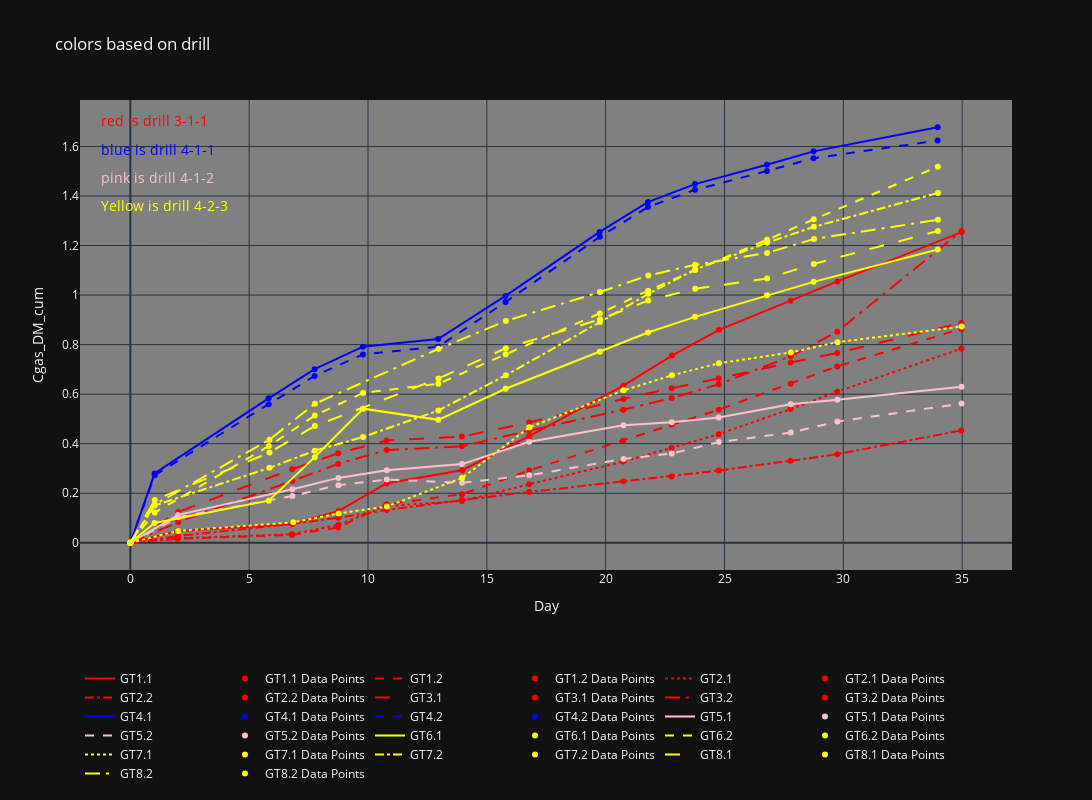

Write notebook code for a chart like this one.
### Code cell
# sample_list_drilling_3_1_1 = ["GT1.1", "GT1.2", "GT2.1", "GT2.2", "GT3.1", "GT3.2"]
# sample_list_drilling_4_1_1 = ["GT4.1", "GT4.2"]
# sample_list_drilling_4_1_2 = ["GT5.1", "GT5.2"]
# sample_list_drilling_4_2_3 = ["GT6.1", "GT6.2", "GT7.1", "GT7.2", "GT8.1", "GT8.2"]

import plotly.graph_objects as go

# Define the line styles
line_styles = ['solid', 'dash', 'dot', 'dashdot', 'longdash', 'longdashdot', 'dot', 'dash']

# Create the figure
fig = go.Figure()

# Modify the layout with the desired figure size
fig.update_layout(
    width=15*80,  # 80 pixels per unit width
    height=10*80,  # 80 pixels per unit height
)


# Iterate over sample_list_drilling_3_1_1
for i, sheet_name in enumerate(sample_list_drilling_3_1_1):
    df = dict_data_frames[sheet_name]

    # Drop the rows where 'CumulativeColumn' is NaN
    df_dropped = df.dropna(subset=['Cgas_DM_cum'])

    # Add the line trace
    fig.add_trace(go.Scatter(
        x=df_dropped['Day'],
        y=df_dropped['Cgas_DM_cum'],
        mode='lines',
        name=sheet_name,
        line=dict(color='red', dash=line_styles[i])
    ))

    # Add the scatter trace
    fig.add_trace(go.Scatter(
        x=df_dropped['Day'],
        y=df_dropped['Cgas_DM_cum'],
        mode='markers',
        name=f'{sheet_name} Data Points',
        marker=dict(color='red')
    ))

# Iterate over sample_list_drilling_4_1_1
for i, sheet_name in enumerate(sample_list_drilling_4_1_1):
    df = dict_data_frames[sheet_name]

    # Drop the rows where 'CumulativeColumn' is NaN
    df_dropped = df.dropna(subset=['Cgas_DM_cum'])

    # Add the line trace
    fig.add_trace(go.Scatter(
        x=df_dropped['Day'],
        y=df_dropped['Cgas_DM_cum'],
        mode='lines',
        name=sheet_name,
        line=dict(color='blue', dash=line_styles[i])
    ))

    # Add the scatter trace
    fig.add_trace(go.Scatter(
        x=df_dropped['Day'],
        y=df_dropped['Cgas_DM_cum'],
        mode='markers',
        name=f'{sheet_name} Data Points',
        marker=dict(color='blue')
    ))

# Iterate over sample_list_drilling_4_1_2
for i, sheet_name in enumerate(sample_list_drilling_4_1_2):
    df = dict_data_frames[sheet_name]

    # Drop the rows where 'CumulativeColumn' is NaN
    df_dropped = df.dropna(subset=['Cgas_DM_cum'])

    # Add the line trace
    fig.add_trace(go.Scatter(
        x=df_dropped['Day'],
        y=df_dropped['Cgas_DM_cum'],
        mode='lines',
        name=sheet_name,
        line=dict(color='pink', dash=line_styles[i])
    ))

    # Add the scatter trace
    fig.add_trace(go.Scatter(
        x=df_dropped['Day'],
        y=df_dropped['Cgas_DM_cum'],
        mode='markers',
        name=f'{sheet_name} Data Points',
        marker=dict(color='pink')
    ))

# Iterate over sample_list_drilling_4_2_3
for i, sheet_name in enumerate(sample_list_drilling_4_2_3):
    df = dict_data_frames[sheet_name]

    # Drop the rows where 'CumulativeColumn' is NaN
    df_dropped = df.dropna(subset=['Cgas_DM_cum'])

    # Add the line trace
    fig.add_trace(go.Scatter(
        x=df_dropped['Day'],
        y=df_dropped['Cgas_DM_cum'],
        mode='lines',
        name=sheet_name,
        line=dict(color='yellow', dash=line_styles[i])
    ))

    # Add the scatter trace
    fig.add_trace(go.Scatter(
        x=df_dropped['Day'],
        y=df_dropped['Cgas_DM_cum'],
        mode='markers',
        name=f'{sheet_name} Data Points',
        marker=dict(color='yellow')
    ))


# Add legend-like text annotations
fig.add_annotation(
    xref='paper',
    yref='paper',
    x=0.02,
    y=0.98,
    text='red is drill 3-1-1',
    showarrow=False,
    font=dict(size=14, color='red')
)

# Add legend-like text annotations
fig.add_annotation(
    xref='paper',
    yref='paper',
    x=0.02,
    y=0.92,
    text='blue is drill 4-1-1',
    showarrow=False,
    font=dict(size=14, color='blue')
)

# Add legend-like text annotations
fig.add_annotation(
    xref='paper',
    yref='paper',
    x=0.02,
    y=0.86,
    text='pink is drill 4-1-2',
    showarrow=False,
    font=dict(size=14, color='pink')
)

# Add legend-like text annotations
fig.add_annotation(
    xref='paper',
    yref='paper',
    x=0.02,
    y=0.8,
    text='Yellow is drill 4-2-3',
    showarrow=False,
    font=dict(size=14, color='yellow')
)

# Update the layout
fig.update_layout(
    title='colors based on drill',
    xaxis=dict(title='Day'),
    yaxis=dict(title='Cgas_DM_cum'),
    showlegend=True,
    legend=dict(
        x=0,
        y=-0.2,
        orientation='h',
        traceorder='normal'
    ),
    plot_bgcolor='grey'  # Set the plot background color to white
)

# Show the chart
fig.show()

### Figure 1 — Plotly figure (JSON) as saved in the notebook; plotly's stock layout.template omitted (floating-point values rounded to 4 significant figures)
{"data": [{"line": {"color": "red", "dash": "solid"}, "mode": "lines", "name": "GT1.1", "x": [0.0, 2.0, 6.818, 8.757, 10.79, 13.96, 16.78, 20.75, 22.79, 24.77, 27.78, 29.76, 34.98], "y": [0.0, 0.04751, 0.07531, 0.1279, 0.2405, 0.293, 0.4303, 0.6346, 0.7557, 0.8597, 0.9774, 1.055, 1.254], "type": "scatter"}, {"marker": {"color": "red"}, "mode": "markers", "name": "GT1.1 Data Points", "x": [0.0, 2.0, 6.818, 8.757, 10.79, 13.96, 16.78, 20.75, 22.79, 24.77, 27.78, 29.76, 34.98], "y": [0.0, 0.04751, 0.07531, 0.1279, 0.2405, 0.293, 0.4303, 0.6346, 0.7557, 0.8597, 0.9774, 1.055, 1.254], "type": "scatter"}, {"line": {"color": "red", "dash": "dash"}, "mode": "lines", "name": "GT1.2", "x": [0.0, 1.99, 6.806, 8.745, 10.78, 13.95, 16.78, 20.74, 22.77, 24.76, 27.78, 29.74, 34.97], "y": [0.0, 0.01603, 0.0317, 0.06161, 0.1551, 0.1962, 0.2919, 0.4117, 0.4761, 0.5371, 0.6418, 0.712, 0.8635], "type": "scatter"}, {"marker": {"color": "red"}, "mode": "markers", "name": "GT1.2 Data Points", "x": [0.0, 1.99, 6.806, 8.745, 10.78, 13.95, 16.78, 20.74, 22.77, 24.76, 27.78, 29.74, 34.97], "y": [0.0, 0.01603, 0.0317, 0.06161, 0.1551, 0.1962, 0.2919, 0.4117, 0.4761, 0.5371, 0.6418, 0.712, 0.8635], "type": "scatter"}, {"line": {"color": "red", "dash": "dot"}, "mode": "lines", "name": "GT2.1", "x": [0.0, 1.991, 6.806, 8.744, 10.74, 13.95, 16.78, 20.74, 22.77, 24.75, 27.78, 29.74, 34.97], "y": [0.0, 0.0177, 0.03421, 0.07197, 0.1482, 0.1682, 0.236, 0.3277, 0.3829, 0.4386, 0.5396, 0.61, 0.784], "type": "scatter"}, {"marker": {"color": "red"}, "mode": "markers", "name": "GT2.1 Data Points", "x": [0.0, 1.991, 6.806, 8.744, 10.74, 13.95, 16.78, 20.74, 22.77, 24.75, 27.78, 29.74, 34.97], "y": [0.0, 0.0177, 0.03421, 0.07197, 0.1482, 0.1682, 0.236, 0.3277, 0.3829, 0.4386, 0.5396, 0.61, 0.784], "type": "scatter"}, {"line": {"color": "red", "dash": "dashdot"}, "mode": "lines", "name": "GT2.2", "x": [0.0, 1.992, 6.812, 8.744, 10.78, 13.95, 16.78, 20.74, 22.77, 24.75, 27.78, 29.74, 34.96], "y": [0.0, 0.02732, 0.07603, 0.101, 0.132, 0.1723, 0.2049, 0.2484, 0.2678, 0.2914, 0.331, 0.3577, 0.4535], "type": "scatter"}, {"marker": {"color": "red"}, "mode": "markers", "name": "GT2.2 Data Points", "x": [0.0, 1.992, 6.812, 8.744, 10.78, 13.95, 16.78, 20.74, 22.77, 24.75, 27.78, 29.74, 34.96], "y": [0.0, 0.02732, 0.07603, 0.101, 0.132, 0.1723, 0.2049, 0.2484, 0.2678, 0.2914, 0.331, 0.3577, 0.4535], "type": "scatter"}, {"line": {"color": "red", "dash": "longdash"}, "mode": "lines", "name": "GT3.1", "x": [0.0, 2.012, 6.812, 8.745, 10.78, 13.95, 16.78, 20.74, 22.78, 24.75, 27.78, 29.74, 34.97], "y": [0.0, 0.1244, 0.297, 0.3613, 0.413, 0.4285, 0.4854, 0.5806, 0.6237, 0.6633, 0.7278, 0.7663, 0.8874], "type": "scatter"}, {"marker": {"color": "red"}, "mode": "markers", "name": "GT3.1 Data Points", "x": [0.0, 2.012, 6.812, 8.745, 10.78, 13.95, 16.78, 20.74, 22.78, 24.75, 27.78, 29.74, 34.97], "y": [0.0, 0.1244, 0.297, 0.3613, 0.413, 0.4285, 0.4854, 0.5806, 0.6237, 0.6633, 0.7278, 0.7663, 0.8874], "type": "scatter"}, {"line": {"color": "red", "dash": "longdashdot"}, "mode": "lines", "name": "GT3.2", "x": [0.0, 2.013, 6.813, 8.747, 10.78, 13.95, 16.78, 20.74, 22.78, 24.76, 27.78, 29.75, 34.97], "y": [0.0, 0.0834, 0.2495, 0.3185, 0.3743, 0.3892, 0.453, 0.5373, 0.5842, 0.6396, 0.7527, 0.8522, 1.258], "type": "scatter"}, {"marker": {"color": "red"}, "mode": "markers", "name": "GT3.2 Data Points", "x": [0.0, 2.013, 6.813, 8.747, 10.78, 13.95, 16.78, 20.74, 22.78, 24.76, 27.78, 29.75, 34.97], "y": [0.0, 0.0834, 0.2495, 0.3185, 0.3743, 0.3892, 0.453, 0.5373, 0.5842, 0.6396, 0.7527, 0.8522, 1.258], "type": "scatter"}, {"line": {"color": "blue", "dash": "solid"}, "mode": "lines", "name": "GT4.1", "x": [0.0, 1.022, 5.819, 7.753, 9.785, 12.95, 15.78, 19.75, 21.78, 23.76, 26.78, 28.75, 33.97], "y": [0.0, 0.2799, 0.5833, 0.7008, 0.7916, 0.8226, 0.9965, 1.255, 1.375, 1.448, 1.527, 1.58, 1.678], "type": "scatter"}, {"marker": {"color": "blue"}, "mode": "markers", "name": "GT4.1 Data Points", "x": [0.0, 1.022, 5.819, 7.753, 9.785, 12.95, 15.78, 19.75, 21.78, 23.76, 26.78, 28.75, 33.97], "y": [0.0, 0.2799, 0.5833, 0.7008, 0.7916, 0.8226, 0.9965, 1.255, 1.375, 1.448, 1.527, 1.58, 1.678], "type": "scatter"}, {"line": {"color": "blue", "dash": "dash"}, "mode": "lines", "name": "GT4.2", "x": [0.0, 1.024, 5.82, 7.754, 9.785, 12.95, 15.79, 19.75, 21.78, 23.76, 26.79, 28.75, 33.97], "y": [0.0, 0.2726, 0.5596, 0.6735, 0.7606, 0.7917, 0.9721, 1.235, 1.356, 1.425, 1.501, 1.553, 1.624], "type": "scatter"}, {"marker": {"color": "blue"}, "mode": "markers", "name": "GT4.2 Data Points", "x": [0.0, 1.024, 5.82, 7.754, 9.785, 12.95, 15.79, 19.75, 21.78, 23.76, 26.79, 28.75, 33.97], "y": [0.0, 0.2726, 0.5596, 0.6735, 0.7606, 0.7917, 0.9721, 1.235, 1.356, 1.425, 1.501, 1.553, 1.624], "type": "scatter"}, {"line": {"color": "pink", "dash": "solid"}, "mode": "lines", "name": "GT5.1", "x": [0.0, 2.013, 6.82, 8.754, 10.79, 13.96, 16.79, 20.75, 22.78, 24.76, 27.79, 29.75, 34.97], "y": [0.0, 0.1125, 0.216, 0.2618, 0.2925, 0.3175, 0.408, 0.4748, 0.4869, 0.5062, 0.5592, 0.5777, 0.6301], "type": "scatter"}, {"marker": {"color": "pink"}, "mode": "markers", "name": "GT5.1 Data Points", "x": [0.0, 2.013, 6.82, 8.754, 10.79, 13.96, 16.79, 20.75, 22.78, 24.76, 27.79, 29.75, 34.97], "y": [0.0, 0.1125, 0.216, 0.2618, 0.2925, 0.3175, 0.408, 0.4748, 0.4869, 0.5062, 0.5592, 0.5777, 0.6301], "type": "scatter"}, {"line": {"color": "pink", "dash": "dash"}, "mode": "lines", "name": "GT5.2", "x": [0.0, 2.015, 6.822, 8.756, 10.79, 13.96, 16.79, 20.75, 22.78, 24.76, 27.79, 29.75, 34.97], "y": [0.0, 0.103, 0.1889, 0.2326, 0.2551, 0.2422, 0.2723, 0.3386, 0.3601, 0.4063, 0.4449, 0.4893, 0.5618], "type": "scatter"}, {"marker": {"color": "pink"}, "mode": "markers", "name": "GT5.2 Data Points", "x": [0.0, 2.015, 6.822, 8.756, 10.79, 13.96, 16.79, 20.75, 22.78, 24.76, 27.79, 29.75, 34.97], "y": [0.0, 0.103, 0.1889, 0.2326, 0.2551, 0.2422, 0.2723, 0.3386, 0.3601, 0.4063, 0.4449, 0.4893, 0.5618], "type": "scatter"}, {"line": {"color": "yellow", "dash": "solid"}, "mode": "lines", "name": "GT6.1", "x": [0.0, 1.023, 5.824, 7.76, 9.791, 12.96, 15.79, 19.75, 21.78, 23.76, 26.79, 28.75, 33.97], "y": [0.0, 0.07966, 0.1701, 0.3456, 0.5413, 0.4962, 0.6219, 0.7709, 0.8487, 0.9121, 0.9992, 1.053, 1.184], "type": "scatter"}, {"marker": {"color": "yellow"}, "mode": "markers", "name": "GT6.1 Data Points", "x": [0.0, 1.023, 5.824, 7.76, 9.791, 12.96, 15.79, 19.75, 21.78, 23.76, 26.79, 28.75, 33.97], "y": [0.0, 0.07966, 0.1701, 0.3456, 0.5413, 0.4962, 0.6219, 0.7709, 0.8487, 0.9121, 0.9992, 1.053, 1.184], "type": "scatter"}, {"line": {"color": "yellow", "dash": "dash"}, "mode": "lines", "name": "GT6.2", "x": [0.0, 1.026, 5.825, 7.762, 9.794, 12.96, 15.79, 19.75, 21.79, 23.77, 26.79, 28.76, 33.98], "y": [0.0, 0.1218, 0.3903, 0.514, 0.605, 0.6419, 0.7609, 0.9261, 1.018, 1.101, 1.223, 1.306, 1.518], "type": "scatter"}, {"marker": {"color": "yellow"}, "mode": "markers", "name": "GT6.2 Data Points", "x": [0.0, 1.026, 5.825, 7.762, 9.794, 12.96, 15.79, 19.75, 21.79, 23.77, 26.79, 28.76, 33.98], "y": [0.0, 0.1218, 0.3903, 0.514, 0.605, 0.6419, 0.7609, 0.9261, 1.018, 1.101, 1.223, 1.306, 1.518], "type": "scatter"}, {"line": {"color": "yellow", "dash": "dot"}, "mode": "lines", "name": "GT7.1", "x": [0.0, 2.015, 6.854, 8.763, 10.8, 13.96, 16.79, 20.76, 22.79, 24.77, 27.79, 29.76, 34.98], "y": [0.0, 0.0479, 0.08237, 0.1184, 0.1463, 0.2618, 0.4662, 0.6153, 0.6761, 0.7248, 0.7684, 0.8099, 0.8731], "type": "scatter"}, {"marker": {"color": "yellow"}, "mode": "markers", "name": "GT7.1 Data Points", "x": [0.0, 2.015, 6.854, 8.763, 10.8, 13.96, 16.79, 20.76, 22.79, 24.77, 27.79, 29.76, 34.98], "y": [0.0, 0.0479, 0.08237, 0.1184, 0.1463, 0.2618, 0.4662, 0.6153, 0.6761, 0.7248, 0.7684, 0.8099, 0.8731], "type": "scatter"}, {"line": {"color": "yellow", "dash": "dashdot"}, "mode": "lines", "name": "GT7.2", "x": [0.0, 1.026, 5.854, 7.764, 9.795, 12.96, 15.8, 19.76, 21.79, 23.77, 26.79, 28.76, 33.98], "y": [0.0, 0.1505, 0.3024, 0.3719, 0.4269, 0.5341, 0.6761, 0.8909, 1.005, 1.103, 1.211, 1.276, 1.412], "type": "scatter"}, {"marker": {"color": "yellow"}, "mode": "markers", "name": "GT7.2 Data Points", "x": [0.0, 1.026, 5.854, 7.764, 9.795, 12.96, 15.8, 19.76, 21.79, 23.77, 26.79, 28.76, 33.98], "y": [0.0, 0.1505, 0.3024, 0.3719, 0.4269, 0.5341, 0.6761, 0.8909, 1.005, 1.103, 1.211, 1.276, 1.412], "type": "scatter"}, {"line": {"color": "yellow", "dash": "longdash"}, "mode": "lines", "name": "GT8.1", "x": [0.0, 1.028, 5.856, 7.765, 12.97, 15.8, 19.76, 21.79, 23.77, 26.8, 28.76, 33.98], "y": [0.0, 0.1726, 0.3641, 0.4715, 0.6631, 0.7852, 0.9018, 0.9778, 1.026, 1.067, 1.126, 1.259], "type": "scatter"}, {"marker": {"color": "yellow"}, "mode": "markers", "name": "GT8.1 Data Points", "x": [0.0, 1.028, 5.856, 7.765, 12.97, 15.8, 19.76, 21.79, 23.77, 26.8, 28.76, 33.98], "y": [0.0, 0.1726, 0.3641, 0.4715, 0.6631, 0.7852, 0.9018, 0.9778, 1.026, 1.067, 1.126, 1.259], "type": "scatter"}, {"line": {"color": "yellow", "dash": "longdashdot"}, "mode": "lines", "name": "GT8.2", "x": [0.0, 1.028, 5.856, 7.765, 12.97, 15.8, 19.76, 21.79, 23.77, 26.8, 28.77, 33.98], "y": [0.0, 0.1546, 0.4162, 0.5614, 0.7828, 0.8957, 1.012, 1.079, 1.122, 1.17, 1.227, 1.304], "type": "scatter"}, {"marker": {"color": "yellow"}, "mode": "markers", "name": "GT8.2 Data Points", "x": [0.0, 1.028, 5.856, 7.765, 12.97, 15.8, 19.76, 21.79, 23.77, 26.8, 28.77, 33.98], "y": [0.0, 0.1546, 0.4162, 0.5614, 0.7828, 0.8957, 1.012, 1.079, 1.122, 1.17, 1.227, 1.304], "type": "scatter"}], "layout": {"width": 1200, "height": 800, "annotations": [{"font": {"color": "red", "size": 14}, "showarrow": false, "text": "red is drill 3-1-1", "x": 0.02, "xref": "paper", "y": 0.98, "yref": "paper"}, {"font": {"color": "blue", "size": 14}, "showarrow": false, "text": "blue is drill 4-1-1", "x": 0.02, "xref": "paper", "y": 0.92, "yref": "paper"}, {"font": {"color": "pink", "size": 14}, "showarrow": false, "text": "pink is drill 4-1-2", "x": 0.02, "xref": "paper", "y": 0.86, "yref": "paper"}, {"font": {"color": "yellow", "size": 14}, "showarrow": false, "text": "Yellow is drill 4-2-3", "x": 0.02, "xref": "paper", "y": 0.8, "yref": "paper"}], "legend": {"x": 0, "y": -0.2, "orientation": "h", "traceorder": "normal"}, "title": {"text": "colors based on drill"}, "xaxis": {"title": {"text": "Day"}}, "yaxis": {"title": {"text": "Cgas_DM_cum"}}, "showlegend": true, "plot_bgcolor": "grey"}}
